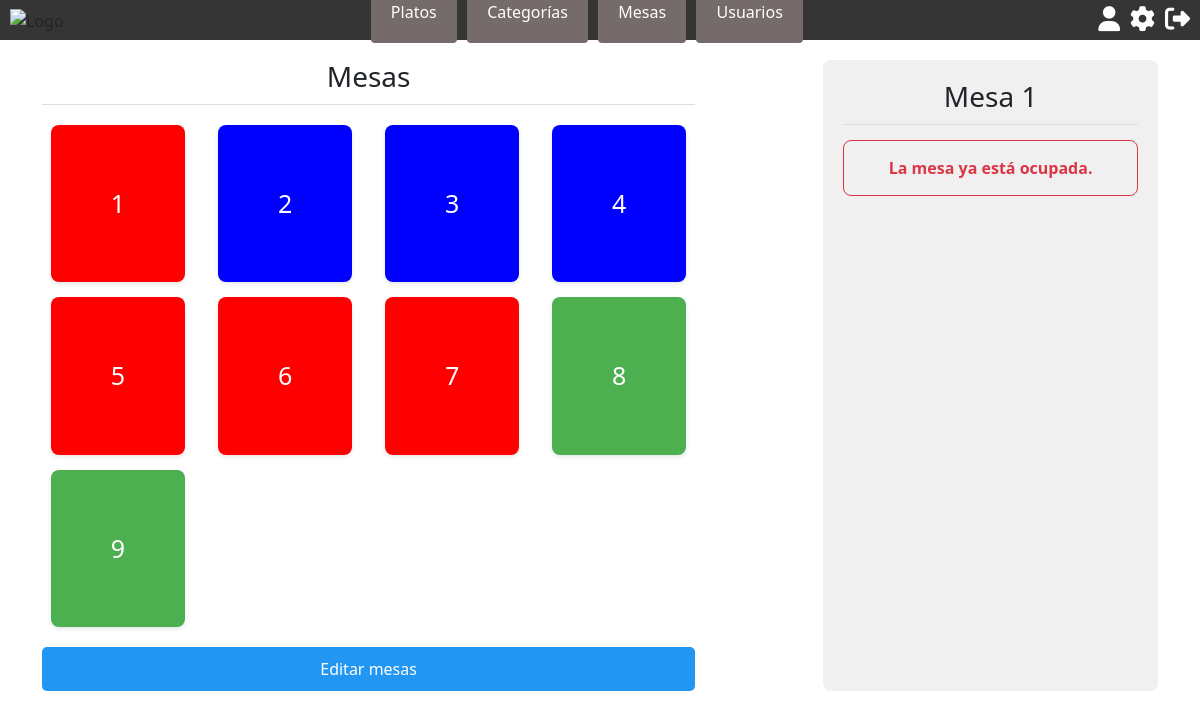
Page /mesas/?mesa_numero=1 (signed in) on the earlier database version.
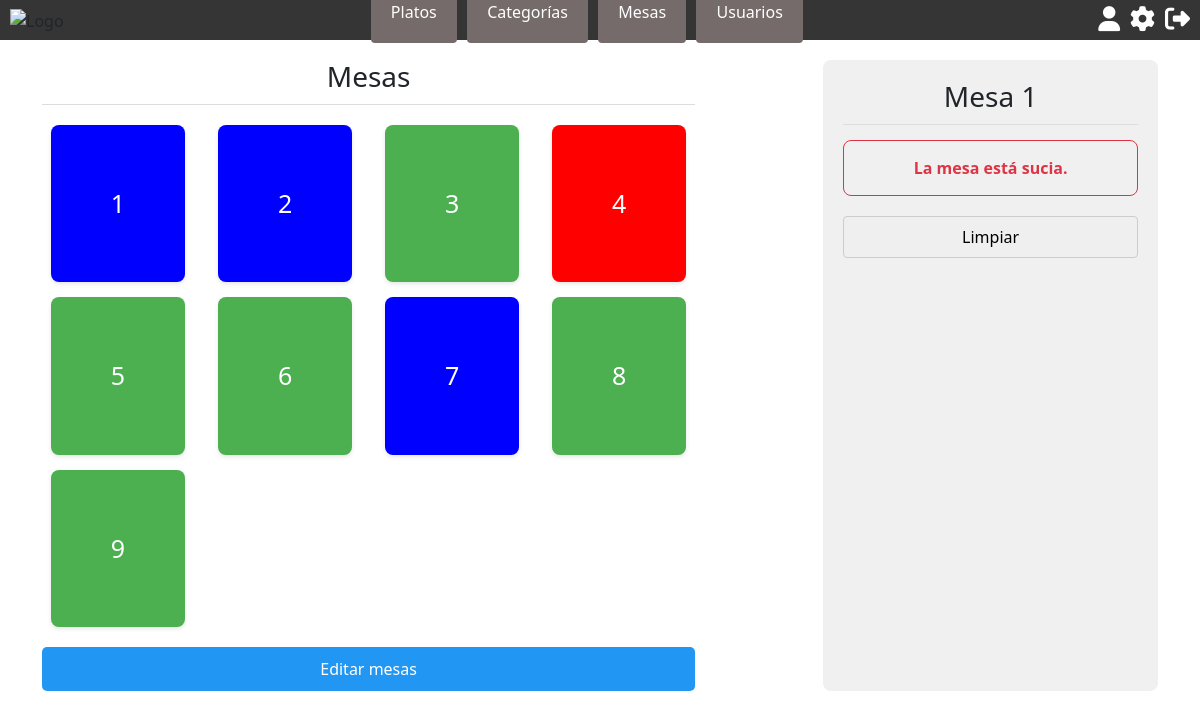
Same page on the later database version.
### restaurante_app/views.py (the view, shortened to what this page needs)
# urls.py: path('mesas/', views.mesas_view, name='mesas'),
@login_required
def mesas_view(request):
    mesas = Mesa.objects.exclude(EstMesCod__EstMesDes='eliminado')  # Excluir mesas eliminadas
    mozos = Usuario.objects.filter(TipUsuCod__TipUsuDes="Mozo")
    mesa_seleccionada = None
    form = AbrirMesaForm()  # Crea una instancia del formulario siempre
    if request.method == 'POST':
        mesa_numero = request.POST.get('numero')  # Obtén el número de mesa del formulario
        print(mesa_numero)
        if mesa_numero:
            mesa_seleccionada = get_object_or_404(Mesa, numero=mesa_numero)
            if mesa_seleccionada.EstMesCod.EstMesDes == 'disponible':
                form = AbrirMesaForm(request.POST, instance=mesa_seleccionada)  # Pasa la instancia de mesa al formulario
                if form.is_valid():
                    request.session['abrir_mesa_form_data'] = {
                        'num_personas': form.cleaned_data['num_personas'],
                        'cliente': form.cleaned_data['cliente'],
                        'mozo_id': form.cleaned_data['mozo'].id,  # Almacenar el ID del mozo
                        'comentarios': form.cleaned_data['comentarios'],
                    }
                    mesa = form.save(commit=False)
                    return redirect('detalle_pedido', mesa_numero=mesa.numero)
                else:
                    print("Errores de validación del formulario:", form.errors)  # Imprimir errores de validación
    else:  # Si es GET, verifica si se pasó un número de mesa en la URL
        mesa_numero = request.GET.get('mesa_numero')
        if mesa_numero:
            mesa_seleccionada = get_object_or_404(Mesa, numero=mesa_numero)
            form = AbrirMesaForm(initial={'numero': mesa_numero, 'mozo': request.user})  # Preselecciona el mozo actual
            if mesa_seleccionada.EstMesCod.EstMesDes == 'ocupado':
                mensaje_ocupada = "La mesa ya está ocupada."
                return render(request, 'mesas.html', {
                    'mesas': mesas,
                    'mesa_seleccionada': mesa_seleccionada,
                    'mozos': mozos,
                    'form': form,
                    'mensaje': mensaje_ocupada,
                })
            elif mesa_seleccionada.EstMesCod.EstMesDes == 'sucio':
                mensaje_sucia = "La mesa está sucia."
                return render(request, 'mesas.html', {
                    'mesas': mesas,
                    'mesa_seleccionada': mesa_seleccionada,
                    'mozos': mozos,
                    'form': form,
                    'mensaje_sucio': mensaje_sucia,
                })

### restaurante_app/forms.py
class AbrirMesaForm(forms.ModelForm):
    num_personas = forms.IntegerField(label="# Personas")
    cliente = forms.CharField(label="Cliente")
    mozo = forms.ModelChoiceField(queryset=Usuario.objects.filter(TipUsuCod__TipUsuDes="Mozo"), label="Mozo", empty_label="Selecciona un mozo")
    comentarios = forms.CharField(widget=forms.Textarea, label="Comentarios", required=False)
    numero = forms.IntegerField(widget=forms.HiddenInput()) #Se agrega el campo numero
    class Meta:
        model = Mesa
        fields = ['numero', 'num_personas', 'cliente', 'mozo', 'comentarios']  # Agrega 'numero' a los campos

### restaurante_app/templates/mesas.html (shortened to what this page needs)
{% extends 'base.html' %}
{% load static %}
{% block content %}
<div class="container flex">
  <div class="mesas-section">
    <h2>Mesas</h2>
    <div class="mesa-grid">
      {% for mesa in mesas %}
      <a href="{% url 'mesas' %}?mesa_numero={{ mesa.numero }}"
        class="mesa{% if mesa.EstMesCod.EstMesDes == 'ocupado'%} ocupada{% elif mesa.EstMesCod.EstMesDes == 'sucio' %} sucio{% endif %}">
        {{ mesa.numero }}
      </a>
      {% endfor %}
    </div>
    {% if request.user.TipUsuCod.TipUsuDes == "Administrador" %}
    <a href="{% url 'editar_mesas' %}" id="editar-mesas">Editar mesas</a>
    {% endif %}
  </div>
  <div id="detalle-mesa">
    <h2>
      {% if mesa_seleccionada %}
      Mesa {{ mesa_seleccionada.numero }}
      {% else %}
      Selecciona una mesa
      {% endif %}
    </h2>
    {% if mesa_seleccionada %}
    {% if mensaje %}
    <div class="alert alert-warning">
       La mesa ya está ocupada.
    </div>
    {% elif mensaje_sucio %}
    <div class="alert alert-warning">
       La mesa está sucia.
    </div>
    <input type="submit" id="limpiar-mesa" data-mesa-id="{{ mesa_seleccionada.numero }}" value="Limpiar"/>
    {% endif %}
    {% endif %}
  </div>
</div>
{% endblock %}

Differences in the rows shown:
changed Mesa id 1: EstMesCod_id 2 → 3 (drawn)
changed Mesa id 3: EstMesCod_id 3 → 1 (drawn)
changed Mesa id 4: EstMesCod_id 3 → 2 (drawn)
changed Mesa id 5: EstMesCod_id 2 → 1 (drawn)
changed Mesa id 6: EstMesCod_id 2 → 1 (drawn)
changed Mesa id 7: EstMesCod_id 2 → 3 (drawn)
Other differences:
form field value: (not shown) → "Limpiar"
text no longer shown: "La mesa ya está ocupada."
text now shown: "La mesa está sucia."
